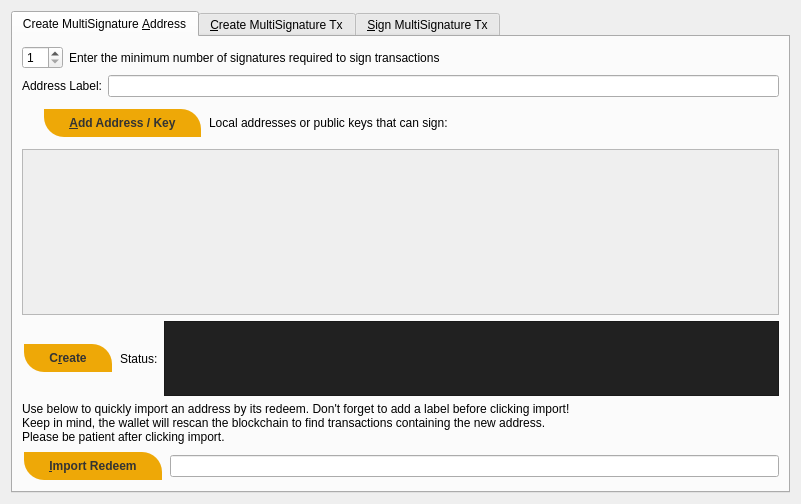
<?xml version="1.0" encoding="UTF-8"?>
<ui version="4.0">
 <class>MultisigDialog</class>
 <widget class="QDialog" name="MultisigDialog">
  <property name="geometry">
   <rect>
    <x>0</x>
    <y>0</y>
    <width>801</width>
    <height>504</height>
   </rect>
  </property>
  <property name="sizePolicy">
   <sizepolicy hsizetype="Fixed" vsizetype="Fixed">
    <horstretch>0</horstretch>
    <verstretch>0</verstretch>
   </sizepolicy>
  </property>
  <property name="windowTitle">
   <string>Multisignature Address Interactions</string>
  </property>
  <layout class="QVBoxLayout" name="verticalLayout_8">
   <item>
    <widget class="QTabWidget" name="multisigTabWidget">
     <property name="styleSheet">
      <string notr="true">QScrollArea{border: 1px solid #5b4c7c;}
QFrame{background-color:#f2f0f0;}
QLabel{background-color:#ffffff;}
QFrame &gt; QLabel{background-color:#f2f0f0;}</string>
     </property>
     <property name="tabShape">
      <enum>QTabWidget::Rounded</enum>
     </property>
     <property name="currentIndex">
      <number>0</number>
     </property>
     <property name="elideMode">
      <enum>Qt::ElideNone</enum>
     </property>
     <property name="documentMode">
      <bool>false</bool>
     </property>
     <property name="tabsClosable">
      <bool>false</bool>
     </property>
     <property name="tabBarAutoHide">
      <bool>false</bool>
     </property>
     <widget class="QWidget" name="addMultisigTab">
      <property name="sizePolicy">
       <sizepolicy hsizetype="Minimum" vsizetype="Minimum">
        <horstretch>0</horstretch>
        <verstretch>0</verstretch>
       </sizepolicy>
      </property>
      <attribute name="title">
       <string>Create MultiSignature &amp;Address</string>
      </attribute>
      <layout class="QVBoxLayout" name="verticalLayout">
       <item>
        <layout class="QHBoxLayout" name="enterMLayout">
         <item>
          <widget class="QSpinBox" name="enterMSpinbox">
           <property name="sizePolicy">
            <sizepolicy hsizetype="Fixed" vsizetype="Fixed">
             <horstretch>0</horstretch>
             <verstretch>0</verstretch>
            </sizepolicy>
           </property>
           <property name="toolTip">
            <string>How many people must sign to verify a transaction</string>
           </property>
           <property name="minimum">
            <number>1</number>
           </property>
           <property name="maximum">
            <number>16</number>
           </property>
           <property name="value">
            <number>1</number>
           </property>
          </widget>
         </item>
         <item>
          <widget class="QLabel" name="enterMLabel">
           <property name="styleSheet">
            <string notr="true">background:transparent;</string>
           </property>
           <property name="text">
            <string>Enter the minimum number of signatures required to sign transactions</string>
           </property>
          </widget>
         </item>
        </layout>
       </item>
       <item>
        <layout class="QHBoxLayout" name="addressLabelLayout">
         <item>
          <widget class="QLabel" name="addressLableLabel">
           <property name="styleSheet">
            <string notr="true">background:transparent;
</string>
           </property>
           <property name="text">
            <string>Address Label:</string>
           </property>
          </widget>
         </item>
         <item>
          <widget class="QLineEdit" name="multisigAddressLabel"/>
         </item>
        </layout>
       </item>
       <item>
        <layout class="QHBoxLayout" name="addAddressLayout">
         <item>
          <spacer name="verticalSpacer">
           <property name="orientation">
            <enum>Qt::Vertical</enum>
           </property>
           <property name="sizeType">
            <enum>QSizePolicy::Minimum</enum>
           </property>
           <property name="sizeHint" stdset="0">
            <size>
             <width>20</width>
             <height>40</height>
            </size>
           </property>
          </spacer>
         </item>
         <item>
          <widget class="QPushButton" name="addAddressButton">
           <property name="toolTip">
            <string>Add another address that could sign to verify a transaction from the multisig address.</string>
           </property>
           <property name="styleSheet">
            <string notr="true"> .QPushButton {
  background-color: #eea807;
	border: 0;
	color:#333;
	font-size:12px;
	font-weight:bold;
	padding-left:25px;
	padding-right:25px;
	padding-top:1px;
	padding-bottom:1px;
	height: 26px;
	margin: 2px;
	border-top-right-radius: 20px;
	border-bottom-left-radius: 20px;
}


 .QPushButton:hover {
background-color: #078bbc;
}

 .QPushButton:pressed{
background-color: #094ed9;
	border:1px solid #333333;
}
</string>
           </property>
           <property name="text">
            <string>&amp;Add Address / Key</string>
           </property>
           <property name="icon">
            <iconset resource="../vulcoin.qrc">
             <normaloff>:/icons/add</normaloff>:/icons/add</iconset>
           </property>
           <property name="autoDefault">
            <bool>false</bool>
           </property>
          </widget>
         </item>
         <item>
          <widget class="QLabel" name="addAddressLabel">
           <property name="sizePolicy">
            <sizepolicy hsizetype="Preferred" vsizetype="Fixed">
             <horstretch>0</horstretch>
             <verstretch>0</verstretch>
            </sizepolicy>
           </property>
           <property name="styleSheet">
            <string notr="true">background:transparent;</string>
           </property>
           <property name="text">
            <string>Local addresses or public keys that can sign:</string>
           </property>
          </widget>
         </item>
         <item>
          <spacer name="addAddressSpacer_2">
           <property name="orientation">
            <enum>Qt::Horizontal</enum>
           </property>
           <property name="sizeHint" stdset="0">
            <size>
             <width>40</width>
             <height>10</height>
            </size>
           </property>
          </spacer>
         </item>
        </layout>
       </item>
       <item>
        <widget class="QScrollArea" name="addAddressScrollArea">
         <property name="sizePolicy">
          <sizepolicy hsizetype="Preferred" vsizetype="Expanding">
           <horstretch>0</horstretch>
           <verstretch>0</verstretch>
          </sizepolicy>
         </property>
         <property name="widgetResizable">
          <bool>true</bool>
         </property>
         <widget class="QWidget" name="addAddressWidget">
          <property name="geometry">
           <rect>
            <x>0</x>
            <y>0</y>
            <width>759</width>
            <height>155</height>
           </rect>
          </property>
          <layout class="QVBoxLayout" name="verticalLayout_5">
           <item>
            <layout class="QVBoxLayout" name="addressList"/>
           </item>
          </layout>
         </widget>
        </widget>
       </item>
       <item>
        <layout class="QHBoxLayout" name="addMultisigLayout">
         <item>
          <widget class="QPushButton" name="addMultisigButton">
           <property name="sizePolicy">
            <sizepolicy hsizetype="Preferred" vsizetype="Fixed">
             <horstretch>0</horstretch>
             <verstretch>0</verstretch>
            </sizepolicy>
           </property>
           <property name="toolTip">
            <string>Create a new multisig address</string>
           </property>
           <property name="toolTipDuration">
            <number>-3</number>
           </property>
           <property name="styleSheet">
            <string notr="true"> .QPushButton {
  background-color: #eea807;
	border: 0;
	color:#333;
	font-size:12px;
	font-weight:bold;
	padding-left:25px;
	padding-right:25px;
	padding-top:1px;
	padding-bottom:1px;
	height: 26px;
	margin: 2px;
	border-top-right-radius: 20px;
	border-bottom-left-radius: 20px;
}


 .QPushButton:hover {
background-color: #078bbc;
}

 .QPushButton:pressed{
background-color: #094ed9;
	border:1px solid #333333;
}
</string>
           </property>
           <property name="text">
            <string>C&amp;reate</string>
           </property>
           <property name="icon">
            <iconset resource="../vulcoin.qrc">
             <normaloff>:/icons/filesave</normaloff>:/icons/filesave</iconset>
           </property>
           <property name="autoDefault">
            <bool>false</bool>
           </property>
          </widget>
         </item>
         <item>
          <widget class="QLabel" name="label">
           <property name="styleSheet">
            <string notr="true">background:transparent;</string>
           </property>
           <property name="text">
            <string>Status:</string>
           </property>
          </widget>
         </item>
         <item>
          <widget class="QTextEdit" name="addMultisigStatus">
           <property name="sizePolicy">
            <sizepolicy hsizetype="Expanding" vsizetype="Fixed">
             <horstretch>0</horstretch>
             <verstretch>0</verstretch>
            </sizepolicy>
           </property>
           <property name="maximumSize">
            <size>
             <width>16777215</width>
             <height>75</height>
            </size>
           </property>
           <property name="styleSheet">
            <string notr="true">	background-color: #212121;</string>
           </property>
           <property name="readOnly">
            <bool>true</bool>
           </property>
           <property name="textInteractionFlags">
            <set>Qt::TextSelectableByKeyboard|Qt::TextSelectableByMouse</set>
           </property>
          </widget>
         </item>
        </layout>
       </item>
       <item>
        <widget class="QLabel" name="label_2">
         <property name="sizePolicy">
          <sizepolicy hsizetype="Preferred" vsizetype="Preferred">
           <horstretch>0</horstretch>
           <verstretch>0</verstretch>
          </sizepolicy>
         </property>
         <property name="styleSheet">
          <string notr="true">background:transparent;</string>
         </property>
         <property name="text">
          <string>Use below to quickly import an address by its redeem. Don't forget to add a label before clicking import!
Keep in mind, the wallet will rescan the blockchain to find transactions containing the new address.
Please be patient after clicking import.</string>
         </property>
         <property name="scaledContents">
          <bool>false</bool>
         </property>
         <property name="wordWrap">
          <bool>true</bool>
         </property>
        </widget>
       </item>
       <item>
        <layout class="QHBoxLayout" name="importLayout">
         <item>
          <widget class="QPushButton" name="importAddressButton">
           <property name="sizePolicy">
            <sizepolicy hsizetype="Fixed" vsizetype="Fixed">
             <horstretch>0</horstretch>
             <verstretch>0</verstretch>
            </sizepolicy>
           </property>
           <property name="styleSheet">
            <string notr="true"> .QPushButton {
  background-color: #eea807;
	border: 0;
	color:#333;
	font-size:12px;
	font-weight:bold;
	padding-left:25px;
	padding-right:25px;
	padding-top:1px;
	padding-bottom:1px;
	height: 26px;
	margin: 2px;
	border-top-right-radius: 20px;
	border-bottom-left-radius: 20px;
}


 .QPushButton:hover {
background-color: #078bbc;
}

 .QPushButton:pressed{
background-color: #094ed9;
	border:1px solid #333333;
}
</string>
           </property>
           <property name="text">
            <string>&amp;Import Redeem</string>
           </property>
           <property name="icon">
            <iconset resource="../vulcoin.qrc">
             <normaloff>:/icons/receiving_addresses</normaloff>:/icons/receiving_addresses</iconset>
           </property>
          </widget>
         </item>
         <item>
          <widget class="QLineEdit" name="importRedeem">
           <property name="sizePolicy">
            <sizepolicy hsizetype="Preferred" vsizetype="Fixed">
             <horstretch>0</horstretch>
             <verstretch>0</verstretch>
            </sizepolicy>
           </property>
          </widget>
         </item>
        </layout>
       </item>
      </layout>
     </widget>
     <widget class="QWidget" name="createTransactionTab">
      <attribute name="title">
       <string>&amp;Create MultiSignature Tx</string>
      </attribute>
      <layout class="QVBoxLayout" name="verticalLayout_3">
       <item>
        <layout class="QHBoxLayout" name="horizontalLayout_2">
         <item>
          <layout class="QVBoxLayout" name="createTxLayout">
           <item>
            <layout class="QHBoxLayout" name="addTxInputLayout">
             <item>
              <widget class="QLabel" name="addTxInputLabel">
               <property name="sizePolicy">
                <sizepolicy hsizetype="Fixed" vsizetype="Preferred">
                 <horstretch>0</horstretch>
                 <verstretch>0</verstretch>
                </sizepolicy>
               </property>
               <property name="styleSheet">
                <string notr="true">background:transparent;
</string>
               </property>
               <property name="text">
                <string>Inputs:</string>
               </property>
              </widget>
             </item>
             <item>
              <widget class="QPushButton" name="pushButtonCoinControl">
               <property name="sizePolicy">
                <sizepolicy hsizetype="Preferred" vsizetype="Fixed">
                 <horstretch>0</horstretch>
                 <verstretch>0</verstretch>
                </sizepolicy>
               </property>
               <property name="styleSheet">
                <string notr="true"> .QPushButton {
  background-color: #eea807;
	border: 0;
	color:#333;
	font-size:12px;
	font-weight:bold;
	padding-left:25px;
	padding-right:25px;
	padding-top:1px;
	padding-bottom:1px;
	height: 26px;
	margin: 2px;
	border-top-right-radius: 20px;
	border-bottom-left-radius: 20px;
}


 .QPushButton:hover {
background-color: #078bbc;
}

 .QPushButton:pressed{
background-color: #094ed9;
	border:1px solid #333333;
}
</string>
               </property>
               <property name="text">
                <string>Coin Control</string>
               </property>
              </widget>
             </item>
             <item>
              <layout class="QFormLayout" name="formLayout_2">
               <property name="rightMargin">
                <number>10</number>
               </property>
               <item row="0" column="0">
                <widget class="QLabel" name="labelQuantity">
                 <property name="styleSheet">
                  <string notr="true">background:transparent;
</string>
                 </property>
                 <property name="text">
                  <string>Quantity Selected:</string>
                 </property>
                </widget>
               </item>
               <item row="0" column="1">
                <widget class="QLabel" name="labelQuantity_int">
                 <property name="styleSheet">
                  <string notr="true">background:transparent;
</string>
                 </property>
                 <property name="text">
                  <string>0</string>
                 </property>
                </widget>
               </item>
               <item row="1" column="0">
                <widget class="QLabel" name="labelAmount">
                 <property name="styleSheet">
                  <string notr="true">background:transparent;
</string>
                 </property>
                 <property name="text">
                  <string>Amount:</string>
                 </property>
                </widget>
               </item>
               <item row="1" column="1">
                <widget class="QLabel" name="labelAmount_int">
                 <property name="styleSheet">
                  <string notr="true">background:transparent;
</string>
                 </property>
                 <property name="text">
                  <string>0</string>
                 </property>
                </widget>
               </item>
              </layout>
             </item>
             <item>
              <widget class="QPushButton" name="addInputButton">
               <property name="sizePolicy">
                <sizepolicy hsizetype="Preferred" vsizetype="Fixed">
                 <horstretch>0</horstretch>
                 <verstretch>0</verstretch>
                </sizepolicy>
               </property>
               <property name="toolTip">
                <string>Add an input to fund the outputs</string>
               </property>
               <property name="styleSheet">
                <string notr="true"> .QPushButton {
  background-color: #eea807;
	border: 0;
	color:#333;
	font-size:12px;
	font-weight:bold;
	padding-left:25px;
	padding-right:25px;
	padding-top:1px;
	padding-bottom:1px;
	height: 26px;
	margin: 2px;
	border-top-right-radius: 20px;
	border-bottom-left-radius: 20px;
}


 .QPushButton:hover {
background-color: #078bbc;
}

 .QPushButton:pressed{
background-color: #094ed9;
	border:1px solid #333333;
}
</string>
               </property>
               <property name="text">
                <string>Add a Raw Input</string>
               </property>
               <property name="icon">
                <iconset resource="../vulcoin.qrc">
                 <normaloff>:/css/default</normaloff>:/css/default</iconset>
               </property>
              </widget>
             </item>
            </layout>
           </item>
           <item>
            <widget class="QScrollArea" name="txInputsScrollArea">
             <property name="sizePolicy">
              <sizepolicy hsizetype="Preferred" vsizetype="Expanding">
               <horstretch>0</horstretch>
               <verstretch>0</verstretch>
              </sizepolicy>
             </property>
             <property name="widgetResizable">
              <bool>true</bool>
             </property>
             <widget class="QWidget" name="txInputsWidget">
              <property name="geometry">
               <rect>
                <x>0</x>
                <y>0</y>
                <width>747</width>
                <height>70</height>
               </rect>
              </property>
              <layout class="QVBoxLayout" name="verticalLayout_7">
               <item>
                <layout class="QVBoxLayout" name="inputsList"/>
               </item>
               <item>
                <spacer name="txInputsSpacer">
                 <property name="orientation">
                  <enum>Qt::Vertical</enum>
                 </property>
                 <property name="sizeHint" stdset="0">
                  <size>
                   <width>20</width>
                   <height>40</height>
                  </size>
                 </property>
                </spacer>
               </item>
              </layout>
             </widget>
            </widget>
           </item>
           <item>
            <layout class="QHBoxLayout" name="addDestinationLayout">
             <item>
              <widget class="QLabel" name="addDestinationLabel">
               <property name="styleSheet">
                <string notr="true">background:transparent;
</string>
               </property>
               <property name="text">
                <string>Address / Amount:</string>
               </property>
              </widget>
             </item>
             <item>
              <widget class="QPushButton" name="addDestinationButton">
               <property name="sizePolicy">
                <sizepolicy hsizetype="Fixed" vsizetype="Fixed">
                 <horstretch>0</horstretch>
                 <verstretch>0</verstretch>
                </sizepolicy>
               </property>
               <property name="toolTip">
                <string>Add destinations to send VLC to</string>
               </property>
               <property name="styleSheet">
                <string notr="true"> .QPushButton {
  background-color: #eea807;
	border: 0;
	color:#333;
	font-size:12px;
	font-weight:bold;
	padding-left:25px;
	padding-right:25px;
	padding-top:1px;
	padding-bottom:1px;
	height: 26px;
	margin: 2px;
	border-top-right-radius: 20px;
	border-bottom-left-radius: 20px;
}


 .QPushButton:hover {
background-color: #078bbc;
}

 .QPushButton:pressed{
background-color: #094ed9;
	border:1px solid #333333;
}
</string>
               </property>
               <property name="text">
                <string>Add &amp;Destination</string>
               </property>
               <property name="icon">
                <iconset resource="../vulcoin.qrc">
                 <normaloff>:/icons/add</normaloff>:/icons/add</iconset>
               </property>
              </widget>
             </item>
             <item>
              <spacer name="addDestinationHorizontalSpacer">
               <property name="orientation">
                <enum>Qt::Horizontal</enum>
               </property>
               <property name="sizeHint" stdset="0">
                <size>
                 <width>40</width>
                 <height>20</height>
                </size>
               </property>
              </spacer>
             </item>
            </layout>
           </item>
           <item>
            <widget class="QScrollArea" name="destionationsScrollArea">
             <property name="sizePolicy">
              <sizepolicy hsizetype="Expanding" vsizetype="Expanding">
               <horstretch>0</horstretch>
               <verstretch>0</verstretch>
              </sizepolicy>
             </property>
             <property name="widgetResizable">
              <bool>true</bool>
             </property>
             <widget class="QWidget" name="destinationsScrollAreaContents">
              <property name="geometry">
               <rect>
                <x>0</x>
                <y>0</y>
                <width>747</width>
                <height>69</height>
               </rect>
              </property>
              <layout class="QVBoxLayout" name="verticalLayout_11">
               <item>
                <layout class="QVBoxLayout" name="destinationsList"/>
               </item>
               <item>
                <spacer name="destinationsSpacer">
                 <property name="orientation">
                  <enum>Qt::Vertical</enum>
                 </property>
                 <property name="sizeHint" stdset="0">
                  <size>
                   <width>20</width>
                   <height>20</height>
                  </size>
                 </property>
                </spacer>
               </item>
              </layout>
             </widget>
            </widget>
           </item>
           <item>
            <layout class="QHBoxLayout" name="horizontalLayout_4">
             <item>
              <widget class="QPushButton" name="createButton">
               <property name="sizePolicy">
                <sizepolicy hsizetype="Fixed" vsizetype="Fixed">
                 <horstretch>0</horstretch>
                 <verstretch>0</verstretch>
                </sizepolicy>
               </property>
               <property name="minimumSize">
                <size>
                 <width>150</width>
                 <height>0</height>
                </size>
               </property>
               <property name="toolTip">
                <string>Create a transaction object using the given inputs to the given outputs</string>
               </property>
               <property name="styleSheet">
                <string notr="true"> .QPushButton {
  background-color: #eea807;
	border: 0;
	color:#333;
	font-size:12px;
	font-weight:bold;
	padding-left:25px;
	padding-right:25px;
	padding-top:1px;
	padding-bottom:1px;
	height: 26px;
	margin: 2px;
	border-top-right-radius: 20px;
	border-bottom-left-radius: 20px;
}


 .QPushButton:hover {
background-color: #078bbc;
}

 .QPushButton:pressed{
background-color: #094ed9;
	border:1px solid #333333;
}
</string>
               </property>
               <property name="text">
                <string>Cr&amp;eate</string>
               </property>
               <property name="icon">
                <iconset resource="../vulcoin.qrc">
                 <normaloff>:/icons/export</normaloff>:/icons/export</iconset>
               </property>
               <property name="autoDefault">
                <bool>false</bool>
               </property>
               <property name="default">
                <bool>true</bool>
               </property>
              </widget>
             </item>
             <item>
              <widget class="QLabel" name="createButtonLabel">
               <property name="sizePolicy">
                <sizepolicy hsizetype="Fixed" vsizetype="Preferred">
                 <horstretch>0</horstretch>
                 <verstretch>0</verstretch>
                </sizepolicy>
               </property>
               <property name="styleSheet">
                <string notr="true">background:transparent;
</string>
               </property>
               <property name="text">
                <string>Status:</string>
               </property>
               <property name="alignment">
                <set>Qt::AlignRight|Qt::AlignTrailing|Qt::AlignVCenter</set>
               </property>
              </widget>
             </item>
             <item>
              <widget class="QTextEdit" name="createButtonStatus">
               <property name="sizePolicy">
                <sizepolicy hsizetype="Expanding" vsizetype="Minimum">
                 <horstretch>0</horstretch>
                 <verstretch>0</verstretch>
                </sizepolicy>
               </property>
               <property name="maximumSize">
                <size>
                 <width>16777215</width>
                 <height>16777215</height>
                </size>
               </property>
               <property name="styleSheet">
                <string notr="true">background:rgba(129, 129, 129,0.5);</string>
               </property>
               <property name="readOnly">
                <bool>true</bool>
               </property>
               <property name="html">
                <string>&lt;!DOCTYPE HTML PUBLIC &quot;-//W3C//DTD HTML 4.0//EN&quot; &quot;http://www.w3.org/TR/REC-html40/strict.dtd&quot;&gt;
&lt;html&gt;&lt;head&gt;&lt;meta name=&quot;qrichtext&quot; content=&quot;1&quot; /&gt;&lt;style type=&quot;text/css&quot;&gt;
p, li { white-space: pre-wrap; }
&lt;/style&gt;&lt;/head&gt;&lt;body style=&quot; font-family:'Sans Serif'; font-size:9pt; font-weight:400; font-style:normal;&quot;&gt;
&lt;p style=&quot;-qt-paragraph-type:empty; margin-top:0px; margin-bottom:0px; margin-left:0px; margin-right:0px; -qt-block-indent:0; text-indent:0px; font-family:'Noto Sans';&quot;&gt;&lt;br /&gt;&lt;/p&gt;&lt;/body&gt;&lt;/html&gt;</string>
               </property>
              </widget>
             </item>
            </layout>
           </item>
          </layout>
         </item>
         <item>
          <layout class="QHBoxLayout" name="horizontalLayout_3"/>
         </item>
        </layout>
       </item>
      </layout>
     </widget>
     <widget class="QWidget" name="signMultisigTransaction">
      <property name="styleSheet">
       <string notr="true">txScrollArea:{
	border: 1px solid #5b4c7c;
}
keyScrollArea:{
	border: 1px solid #5b4c7c;
}
txScrollArea:{
	border: 1px solid #5b4c7c;
}</string>
      </property>
      <attribute name="title">
       <string>&amp;Sign MultiSignature Tx</string>
      </attribute>
      <layout class="QVBoxLayout" name="verticalLayout_4">
       <item>
        <layout class="QHBoxLayout" name="transactionHexLayout">
         <item>
          <widget class="QLabel" name="transactionHexLabel">
           <property name="styleSheet">
            <string notr="true">background:transparent;
</string>
           </property>
           <property name="text">
            <string>Transaction Hex:</string>
           </property>
          </widget>
         </item>
         <item>
          <widget class="QLineEdit" name="transactionHex">
           <property name="toolTip">
            <string/>
           </property>
          </widget>
         </item>
        </layout>
       </item>
       <item>
        <layout class="QHBoxLayout" name="horizontalLayout">
         <item>
          <layout class="QVBoxLayout" name="verticalLayout_2">
           <item>
            <layout class="QHBoxLayout" name="horizontalLayout_7">
             <item>
              <widget class="QPushButton" name="signButton">
               <property name="sizePolicy">
                <sizepolicy hsizetype="Preferred" vsizetype="Fixed">
                 <horstretch>0</horstretch>
                 <verstretch>0</verstretch>
                </sizepolicy>
               </property>
               <property name="minimumSize">
                <size>
                 <width>150</width>
                 <height>0</height>
                </size>
               </property>
               <property name="toolTip">
                <string>Sign the transaction from this wallet or from provided private keys</string>
               </property>
               <property name="styleSheet">
                <string notr="true"> .QPushButton {
  background-color: #eea807;
	border: 0;
	color:#333;
	font-size:12px;
	font-weight:bold;
	padding-left:25px;
	padding-right:25px;
	padding-top:1px;
	padding-bottom:1px;
	height: 26px;
	margin: 2px;
	border-top-right-radius: 20px;
	border-bottom-left-radius: 20px;
}


 .QPushButton:hover {
background-color: #078bbc;
}

 .QPushButton:pressed{
background-color: #094ed9;
	border:1px solid #333333;
}
</string>
               </property>
               <property name="text">
                <string>S&amp;ign</string>
               </property>
               <property name="icon">
                <iconset resource="../vulcoin.qrc">
                 <normaloff>:/icons/edit</normaloff>:/icons/edit</iconset>
               </property>
               <property name="autoDefault">
                <bool>false</bool>
               </property>
               <property name="default">
                <bool>true</bool>
               </property>
              </widget>
             </item>
             <item>
              <widget class="QPushButton" name="commitButton">
               <property name="enabled">
                <bool>false</bool>
               </property>
               <property name="sizePolicy">
                <sizepolicy hsizetype="Preferred" vsizetype="Fixed">
                 <horstretch>0</horstretch>
                 <verstretch>0</verstretch>
                </sizepolicy>
               </property>
               <property name="toolTip">
                <string>&lt;html&gt;&lt;head/&gt;&lt;body&gt;&lt;p&gt;DISABLED until transaction has been signed enough times.&lt;/p&gt;&lt;/body&gt;&lt;/html&gt;</string>
               </property>
               <property name="autoFillBackground">
                <bool>false</bool>
               </property>
               <property name="styleSheet">
                <string notr="true"> .QPushButton {
  background-color: #eea807;
	border: 0;
	color:#333;
	font-size:12px;
	font-weight:bold;
	padding-left:25px;
	padding-right:25px;
	padding-top:1px;
	padding-bottom:1px;
	height: 26px;
	margin: 2px;
	border-top-right-radius: 20px;
	border-bottom-left-radius: 20px;
}


 .QPushButton:hover {
background-color: #078bbc;
}

 .QPushButton:pressed{
background-color: #094ed9;
	border:1px solid #333333;
}
</string>
               </property>
               <property name="text">
                <string>Co&amp;mmit</string>
               </property>
               <property name="icon">
                <iconset resource="../vulcoin.qrc">
                 <normaloff>:/icons/send</normaloff>:/icons/send</iconset>
               </property>
               <property name="autoDefault">
                <bool>true</bool>
               </property>
              </widget>
             </item>
             <item>
              <layout class="QHBoxLayout" name="addPrivKeyLayout">
               <item>
                <widget class="QPushButton" name="addPrivKeyButton">
                 <property name="sizePolicy">
                  <sizepolicy hsizetype="Fixed" vsizetype="Fixed">
                   <horstretch>0</horstretch>
                   <verstretch>0</verstretch>
                  </sizepolicy>
                 </property>
                 <property name="toolTip">
                  <string>Add private keys to sign the transaction with</string>
                 </property>
                 <property name="styleSheet">
                  <string notr="true"> .QPushButton {
  background-color: #eea807;
	border: 0;
	color:#333;
	font-size:12px;
	font-weight:bold;
	padding-left:25px;
	padding-right:25px;
	padding-top:1px;
	padding-bottom:1px;
	height: 26px;
	margin: 2px;
	border-top-right-radius: 20px;
	border-bottom-left-radius: 20px;
}


 .QPushButton:hover {
background-color: #078bbc;
}

 .QPushButton:pressed{
background-color: #094ed9;
	border:1px solid #333333;
}
</string>
                 </property>
                 <property name="text">
                  <string>Add Private &amp;Key</string>
                 </property>
                 <property name="icon">
                  <iconset resource="../vulcoin.qrc">
                   <normaloff>:/icons/add</normaloff>:/icons/add</iconset>
                 </property>
                </widget>
               </item>
               <item>
                <widget class="QLabel" name="addPrivKeyLabel">
                 <property name="styleSheet">
                  <string notr="true">background:transparent;
</string>
                 </property>
                 <property name="text">
                  <string>Sign with only private keys (Not Recommened)</string>
                 </property>
                </widget>
               </item>
              </layout>
             </item>
            </layout>
           </item>
           <item>
            <layout class="QHBoxLayout" name="horizontalLayout_5">
             <item>
              <widget class="QLabel" name="signButtonStatusLabel">
               <property name="styleSheet">
                <string notr="true">background:transparent;
</string>
               </property>
               <property name="text">
                <string>Status:</string>
               </property>
              </widget>
             </item>
             <item>
              <widget class="QTextEdit" name="signButtonStatus">
               <property name="sizePolicy">
                <sizepolicy hsizetype="Expanding" vsizetype="Preferred">
                 <horstretch>0</horstretch>
                 <verstretch>0</verstretch>
                </sizepolicy>
               </property>
               <property name="maximumSize">
                <size>
                 <width>16777215</width>
                 <height>16777215</height>
                </size>
               </property>
               <property name="styleSheet">
                <string notr="true">	background-color: #212121;</string>
               </property>
               <property name="verticalScrollBarPolicy">
                <enum>Qt::ScrollBarAsNeeded</enum>
               </property>
               <property name="readOnly">
                <bool>true</bool>
               </property>
               <property name="textInteractionFlags">
                <set>Qt::TextSelectableByKeyboard|Qt::TextSelectableByMouse</set>
               </property>
              </widget>
             </item>
            </layout>
           </item>
           <item>
            <widget class="QScrollArea" name="keyScrollArea">
             <property name="sizePolicy">
              <sizepolicy hsizetype="Expanding" vsizetype="Expanding">
               <horstretch>0</horstretch>
               <verstretch>0</verstretch>
              </sizepolicy>
             </property>
             <property name="widgetResizable">
              <bool>true</bool>
             </property>
             <widget class="QWidget" name="keyScrollAreaContents">
              <property name="geometry">
               <rect>
                <x>0</x>
                <y>0</y>
                <width>755</width>
                <height>68</height>
               </rect>
              </property>
              <layout class="QVBoxLayout" name="verticalLayout_9">
               <item>
                <layout class="QVBoxLayout" name="keyList"/>
               </item>
               <item>
                <spacer name="keySpacer">
                 <property name="orientation">
                  <enum>Qt::Vertical</enum>
                 </property>
                 <property name="sizeHint" stdset="0">
                  <size>
                   <width>20</width>
                   <height>40</height>
                  </size>
                 </property>
                </spacer>
               </item>
              </layout>
             </widget>
            </widget>
           </item>
          </layout>
         </item>
        </layout>
       </item>
       <item>
        <spacer name="verticalSpacer_2">
         <property name="orientation">
          <enum>Qt::Vertical</enum>
         </property>
         <property name="sizeHint" stdset="0">
          <size>
           <width>20</width>
           <height>40</height>
          </size>
         </property>
        </spacer>
       </item>
      </layout>
     </widget>
    </widget>
   </item>
  </layout>
 </widget>
 <resources>
  <include location="../vulcoin.qrc"/>
 </resources>
 <connections/>
</ui>
